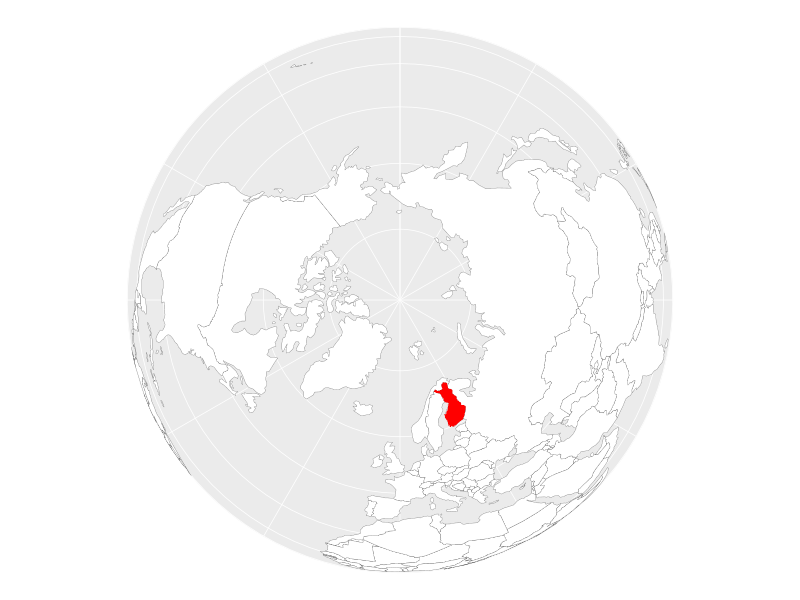

Source code (R): (Note: this script raises an error after producing the figure.)

# Source - https://stackoverflow.com/a/79554408
# Posted by L Tyrone, modified by community. See post 'Timeline' for change history
# Retrieved 2026-05-18, License - CC BY-SA 4.0

library(sf)
library(dplyr)
library(rnaturalearth)
library(ggplot2)

# Define custom orthographic PROJ4 string
# based on your example coordinates
ortho_prj_0_90 <- "+proj=ortho +lat_0=90 +lon_0=0"

#load finland
finland <- ne_countries(country="finland", scale=50)

# Load world sf
world_4326 <- ne_countries() |>
  select() |>
  st_make_valid()

# Project to custom projection
world_ortho_0_90 <- world_4326 |>
  st_transform(ortho_prj_0_90) |>
  st_make_valid()

finland_ortho <- finland |>
  st_transform(ortho_prj_0_90) |>
  st_make_valid()


# Generate custom graticules
graticules <- st_graticule(lon = seq(-180, 180, 30),
                           lat = seq(-90, 90, 15)) |>
  st_as_sf()

# Create 'water' polygon sf
poly_sf_0_90 <- st_sfc(st_point(c(0, 90)), crs = 4326) |>
  st_transform(ortho_prj_0_90) |>
  st_buffer(6377341)

# Full plot
ggplot() +
  geom_sf(data = poly_sf_0_90,
          fill = "#EBEBEB",
          colour ="#EBEBEB",
          linewidth = 0.25) +
  geom_sf(data = graticules,
          colour = "white",
          linewidth = 0.25) +
  geom_sf(data = world_ortho_0_90,
          colour = "grey40",
          fill = "white",
          linewidth = 0.1) +
  geom_sf(data = finland_ortho, 
          colour="red", 
          fill="red")+
  theme_void()

#### Finnish map

sites_to_map <- sites_resampled2025 %>% 
  select(replicate) %>% 
  distinct() %>% 
  left_join(data2015_raw %>% rename(replicate=UID)) %>% 
  separate_wider_delim(replicate, "_", names = c("region", "site", "quadrat")) %>% 
  filter(quadrat=="6") %>% 
  select(region, site, Latitude, Longitude) %>% 
  distinct()

world50 <- ne_countries( scale=50)


ggplot(world50) + 
  # first plotting Finland
  geom_sf(color = "grey40", fill="white", size = 0.1, show.legend = FALSE) +
  xlim(c(19, 35)) +
  ylim(c(60, 70))+ 
  # then plotting sites
  geom_point(data = sites_to_map, mapping = aes(x = Longitude, y = Latitude, col=region))+
  theme(axis.title.x = element_blank(), axis.title.y = element_blank())
